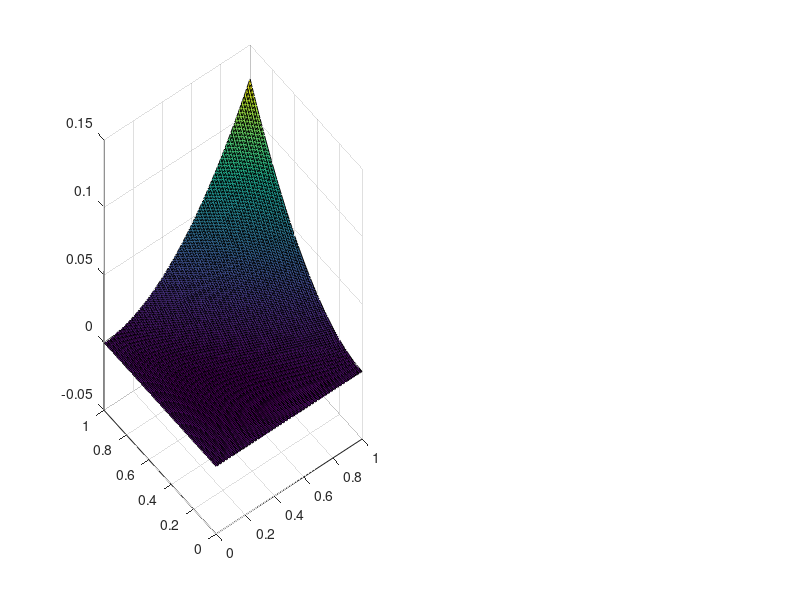

Write MATLAB code to recreate this figure.
function GradientDescent

f=@(x1, x2)(1/8)*((x1.^2).*x2 + x1.*(x2.^2) - x1.*x2);

% ieskome min(f(x1, x2))

gradf=@(X) [2*X(1)*X(2) + X(2).^2 - X(2), X(1)^2 + 2*X(1)*X(2) - X(1)];       
            
%X0 = [1/2,1/2];
%X0 = [0,0]
X0 = [1,1]
%Xm = [4/10, 7/10]

subplot(1,2,1)
[x1,x2] = meshgrid(0:0.01:1, 0:0.01:1);
y = f(x1, x2)
surf(x1, x2, y);

%gamma_reziai = [0,1]
gamma = 1;

epsilon=10^(-4); %tikslumas

k=1; %iteraciju skaitliukas
kmax=100; % maksimalus iteraciju skaitliukas

%Funkcijos grafiko y=f(x) braizymas
%x=l:0.01:r;
%y=f(x);
%plot(x,y,'b');
%grid on;
%xlabel('x asis');
%ylabel('y asis');
%title(['Funkcijos y=f(x) grafikas ir artiniai']);

%Metodo realizavimas

%x0=5;
%delta=1;
disp(['     x1        x2        f(x1,x2)       k         funkc. kviet. sk']);
   
format long

norma = Inf;

while norma >= epsilon
  
      grad = gradf(X0);
      X0 = X0 - gamma.*grad;
      norma = norm(grad);
 
      fprintf('%f %f %f %d %d\n', X0, f( X0(1), X0(2) ), k, k);             
      
      subplot(1,2,2);
      plot(X0(1), X0(2), 'o'); % X1 -naujas artinys 
      hold on;
      
      if k==kmax
          format short
          disp(['Pasiektas maksimalus iteraciju skaicius k=', num2str(kmax)]);
          break
      end 
      k=k+1;

end
grid on;
hold off;
end
